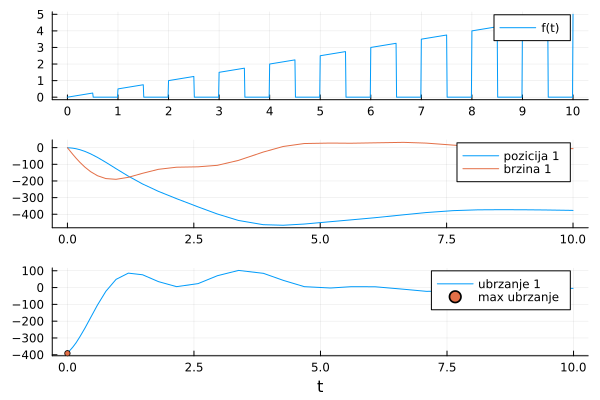

Write the Julia code that produced this figure.
using DifferentialEquations, Plots

function f(t)
	tp = rem(t, 1)
	
	y = 1/2 * t * (tp <= 0.5) + 0.0
end

function sistem!(dx, x, p, t)
	m1, m2, c1, c2, k1, k2, g = p

	dx[1] = x[2]
	dx[2] = 1/m1 * (-c1*x[2] - k1*x[1] - k2*(x[1]-x[3]) + m1*g)
	dx[3] = x[4]
	dx[4] = 1/m2 * (-c2*x[4] + k2*(x[1]-x[3]) + m2*g + f(t))
end

# Crtanje pobudne sile F
t = 0:0.01:10
plt_F = plot(t, f.(t), 
			label="f(t)", 
			xticks=0:1:10)

# Resavanje sistema dif jednacina
interval = (0.0, 10.0)
p = (20.0, 10.0, 10.0, 10.0, 20.0, 40.0, 9.81)
pocetni = [-1.0, 0.0, -1.0, 0.0]

prob = ODEProblem(sistem!, pocetni, interval, p)
sol = solve(prob)

# Izdvajamo poziciju i brzinu prvog tela
pos_1 = [u[1] for u in sol.u]
brzina_1 = [u[2] for u in sol.u]

plt_sol = plot(sol.t, [pos_1, brzina_1],
			label=["pozicija 1" "brzina 1"])

# Kreiranje grafika ubrzanja prvog tela
ubrz = diff(brzina_1) ./ diff(sol.t)
plt_ubrz = plot(sol.t[1:end-1], ubrz, 
			label="ubrzanje 1", xlabel="t")

# Oznacnavanje maksimalnog ubrzanja
_, index = findmax(abs.(ubrz))
scatter!(plt_ubrz, [sol.t[index]], [ubrz[index]],
		label="max ubrzanje",
		markerstyle=:circle, markersize=3)

# Crtanje svih grafika
plt_final = plot(plt_F, plt_sol, plt_ubrz, layout=(3,1))
display(plt_final)

# Cuvanje grafika
dir = dirname(@__FILE__())
savefig(plt_final, "$dir/z02.png")
